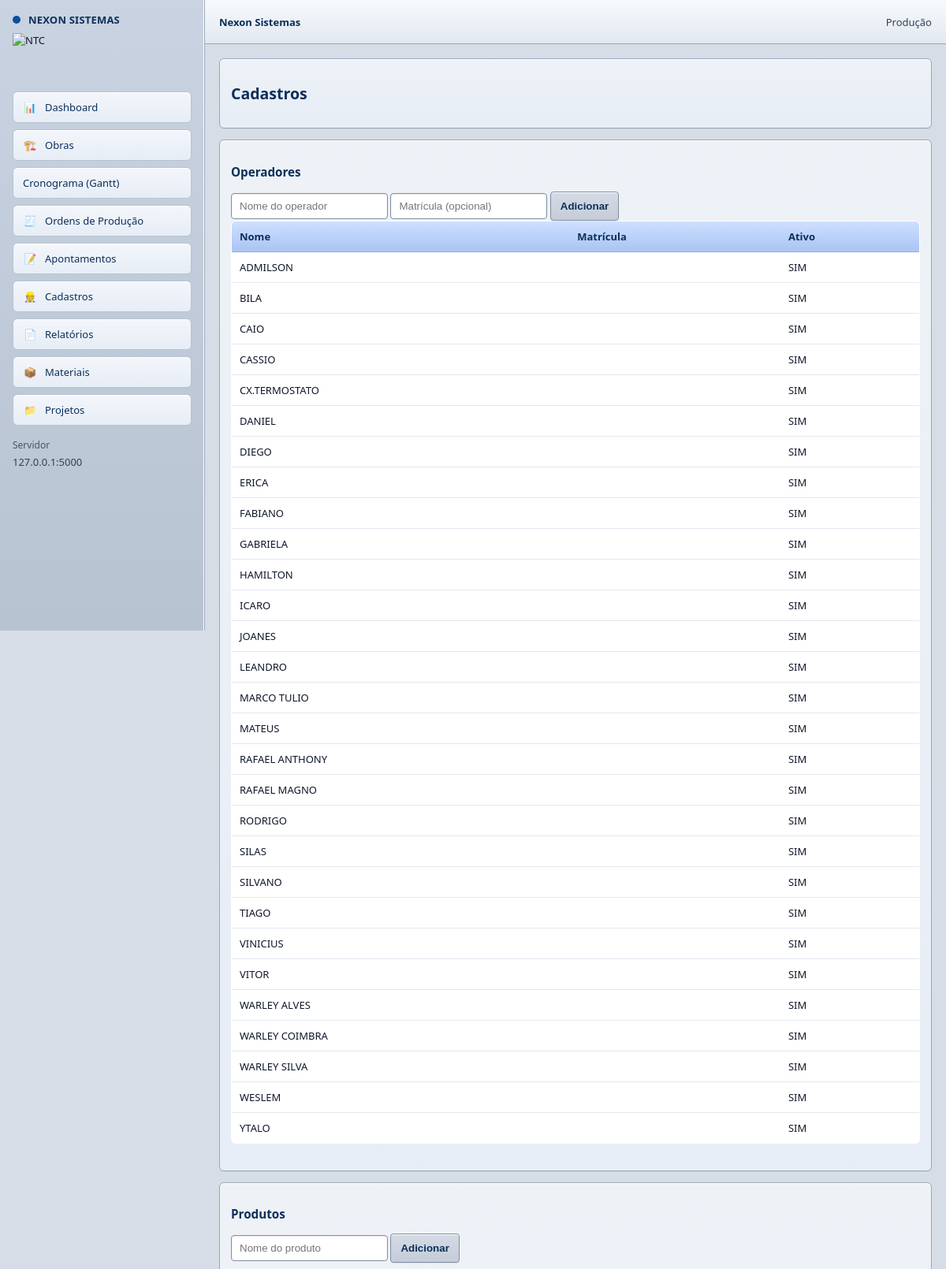
Page /cadastros (upper part) on the committed database.
### app.py (models this page shows)
class Operador(db.Model):
    id = db.Column(db.Integer, primary_key=True)
    nome = db.Column(db.String(120), nullable=False, unique=True)
    matricula = db.Column(db.String(50))
    ativo = db.Column(db.Boolean, default=True)

### app.py (the view)
@app.route("/cadastros")
def cadastros():
    operadores = Operador.query.order_by(Operador.nome.asc()).all()
    maquinas = Maquina.query.order_by(Maquina.nome.asc()).all()
    produtos = Produto.query.order_by(Produto.nome.asc()).all()
    return render_template("cadastros.html", operadores=operadores, maquinas=maquinas, produtos=produtos)

### app.py (called while the page is built, shortened)
@app.after_request
def set_security_headers(response):
    response.headers['Cache-Control'] = 'no-store, no-cache, must-revalidate, max-age=0'
    response.headers['Pragma'] = 'no-cache'
    response.headers['Expires'] = '0'
    response.headers['X-Content-Type-Options'] = 'nosniff'
    response.headers['X-Frame-Options'] = 'DENY'
    response.headers['X-XSS-Protection'] = '1; mode=block'
    return response

@app.before_request
def verificar_autenticacao():
    rotas_publicas = ['/login', '/static', '/api', '/apresentacao']

### templates/cadastros.html (shortened to what this page needs)
{% extends "base.html" %}
{% block content %}
<div class="card"><h2>Cadastros</h2></div>
<div class="card">
  <h3>Operadores</h3>
  <form method="post" action="{{ url_for('add_operador') }}" class="row">
    <input name="nome" placeholder="Nome do operador" required>
    <input name="matricula" placeholder="Matrícula (opcional)">
    <button type="submit">Adicionar</button>
  </form>
  <table>
    <tr><th>Nome</th><th>Matrícula</th><th>Ativo</th></tr>
    {% for o in operadores %}
      <tr><td>{{o.nome}}</td><td>{{o.matricula or ""}}</td><td>{{"SIM" if o.ativo else "NAO"}}</td></tr>
    {% endfor %}
  </table>
</div>
<div class="card">
  <h3>Produtos</h3>
  <form method="post" action="{{ url_for('cad_produtos_novo') }}" class="row">
    <input name="nome" placeholder="Nome do produto" required>
    <button type="submit">Adicionar</button>
  </form>
</div>
{% endblock %}

### static/sistema.css (style rules this page uses)
:root { --sap-bg:#d7dde6; --sap-panel:#eef2f7; --sap-panel2:#e2e8f0; --sap-line:#9aa7b7; --sap-line2:#b7c3d1; --sap-text:#0f172a; --sap-muted:#334155; --sap-blue:#0b4ea2; --sap-blue2:#2b6cb0; --sap-btn:#d5dbe5; --sap-btn2:#c4ccd8; --sap-green:#2e7d32; --sap-orange:#b45309; --sap-red:#b91c1c; }
html, body { background:var(--sap-bg) !important; color:var(--sap-text) !important; font-family:Tahoma, "Segoe UI", Arial, sans-serif !important; font-size:13px !important; }
.card { background:linear-gradient(180deg,var(--sap-panel),#e7edf6) !important; border:1px solid var(--sap-line) !important; border-radius:6px !important; box-shadow: inset 0 1px 0 #ffffff, 0 1px 0 rgba(0,0,0,.05) !important; }
h1,h2,h3,.title { color:#0b2f5b !important; font-weight:700 !important; }
table { background:#fff !important; border:1px solid var(--sap-line) !important; border-radius:6px !important; overflow:hidden !important; }
th { background:linear-gradient(180deg,#cfe0ff,#a9c4f3) !important; color:#0b2f5b !important; border-bottom:1px solid #7aa7d9 !important; font-weight:700 !important; }
td { border-bottom:1px solid #e2e8f0 !important; color:#0f172a !important; }
input, select, textarea { background:#ffffff !important; border:1px solid #7f8ea3 !important; border-radius:4px !important; padding:8px 10px !important; color:#0f172a !important; box-shadow: inset 0 1px 2px rgba(0,0,0,.08), inset 0 0 0 1px rgba(255,255,255,.55) !important; }
button, .btn, input[type="submit"] { background:linear-gradient(180deg,var(--sap-btn),var(--sap-btn2)) !important; border:1px solid #7f8ea3 !important; border-radius:4px !important; color:#0b2f5b !important; font-weight:700 !important; box-shadow: inset 0 1px 0 #ffffff, 0 1px 0 rgba(0,0,0,.08) !important; }

### templates/base.html (style rules this page uses)
:root { --bg:#0a0f1a; --panel:#0f172a; --panel2:#0b1220; --stroke:#22324a; --txt:#f1f5f9; --muted:#a9b3c3; --brand:#0b5fff; --brand2:#1e88ff; --ok:#16a34a; --warn:#f59e0b; --bad:#dc2626; }
* { box-sizing:border-box }
body { margin:0; font-family: Arial, Helvetica, sans-serif; background: var(--bg); color: var(--txt); }
.card { background: rgba(15,23,42,.92); border:1px solid rgba(255,255,255,.06); border-radius:14px; padding:14px; margin-bottom:14px; box-shadow: 0 10px 28px rgba(0,0,0,.38); }
table { width:100%;border-collapse:collapse }
th,td { border-bottom:1px solid rgba(255,255,255,.06);padding:10px;text-align:left }
th { color:var(--muted);font-weight:800 }
input,select,button { padding:10px 12px;border-radius:10px; border:1px solid rgba(255,255,255,.10); background: #0b1220; color: var(--txt); outline:none; }
button { cursor:pointer }

### rows in the picture
Operador: nome "ADMILSON", ativo "SIM"
Operador: nome "BILA", ativo "SIM"
Operador: nome "CAIO", ativo "SIM"
Operador: nome "CASSIO", ativo "SIM"
Operador: nome "CX.TERMOSTATO", ativo "SIM"
Operador: nome "DANIEL", ativo "SIM"
Operador: nome "DIEGO", ativo "SIM"
Operador: nome "ERICA", ativo "SIM"
Operador: nome "FABIANO", ativo "SIM"
Operador: nome "GABRIELA", ativo "SIM"
Operador: nome "HAMILTON", ativo "SIM"
Operador: nome "ICARO", ativo "SIM"
Operador: nome "JOANES", ativo "SIM"
Operador: nome "LEANDRO", ativo "SIM"
Operador: nome "MARCO TULIO", ativo "SIM"
Operador: nome "MATEUS", ativo "SIM"
Operador: nome "RAFAEL ANTHONY", ativo "SIM"
Operador: nome "RAFAEL MAGNO", ativo "SIM"
Operador: nome "RODRIGO", ativo "SIM"
Operador: nome "SILAS", ativo "SIM"
Operador: nome "SILVANO", ativo "SIM"
Operador: nome "TIAGO", ativo "SIM"
Operador: nome "VINICIUS", ativo "SIM"
Operador: nome "VITOR", ativo "SIM"
Operador: nome "WARLEY ALVES", ativo "SIM"
Operador: nome "WARLEY COIMBRA", ativo "SIM"
Operador: nome "WARLEY SILVA", ativo "SIM"
Operador: nome "WESLEM", ativo "SIM"
Operador: nome "YTALO", ativo "SIM"
